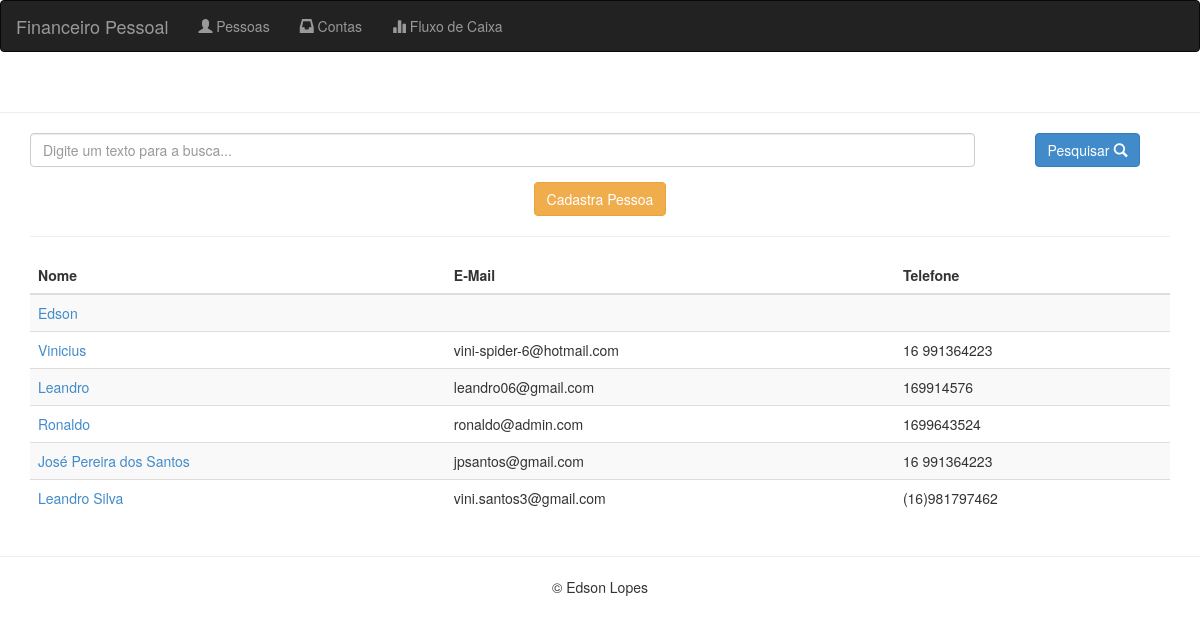
The page /pessoas/ on the database as committed earlier.
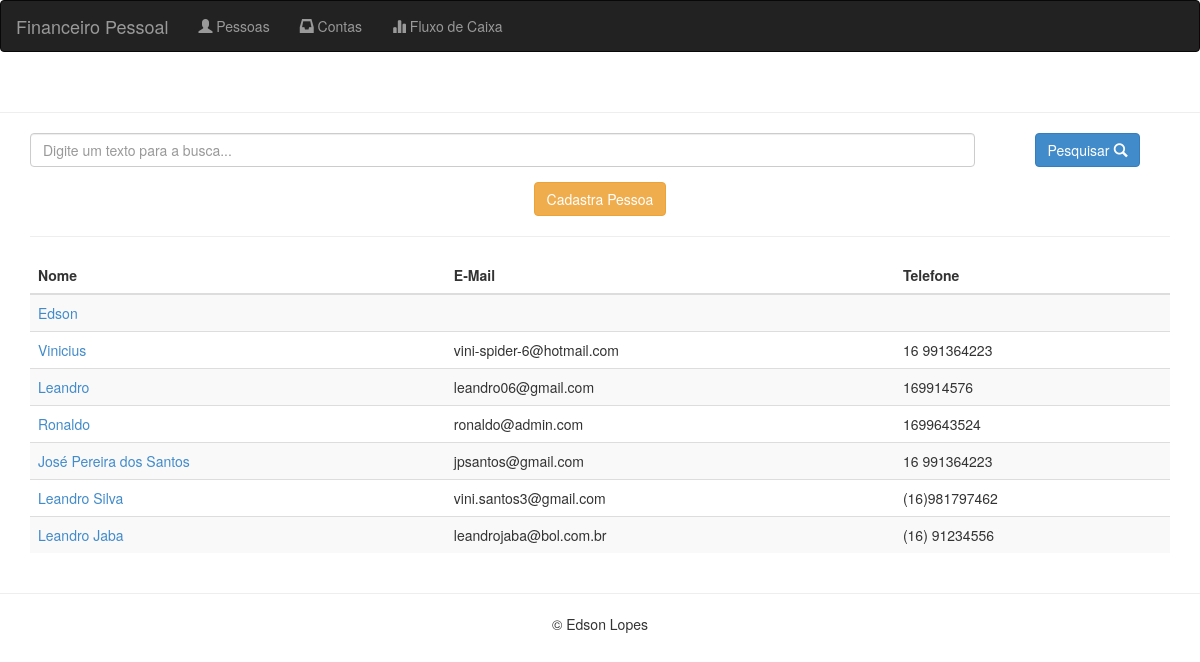
The same page on the database as committed later.
### pessoas/models.py (models this page shows)
class Pessoa(models.Model):
    nome = models.CharField(max_length='100',
        blank=False,
        null=False)
    email = models.CharField(max_length='100',
        blank=True,
        null=True)
    telefone = models.CharField(max_length='20',
        blank=True,
        null=True)
    logradouro = models.CharField(max_length='200',
        blank=True,
        null=True)

### pessoas/views.py (the view)
def pessoaListar(request):
    pessoas = Pessoa.objects.all()[0:10]
    return render(request, 'pessoas/listaPessoas.html', {'pessoas': pessoas})

### core/templates/pessoas/listaPessoas.html (shortened to what this page needs)
{% extends 'base.html' %}
{% block conteudo %}
<div align="center">
  <form role="form" method="POST" action="/pessoas/pesquisar/">{%csrf_token%}
    <div class="form-group">
      <div class="row">
        <div class="col-md-10">
          <input type="text" class="form-control" id="textoBusca" name="textoBusca" value="{{ textoBusca }}" placeholder="Digite um texto para a busca...">
        </div>
        <div class="col-md-2" align="center">
          <button type="submit" class="btn btn-primary">Pesquisar <span class="glyphicon glyphicon-search"></span></button>
        </div>
      </div>
    </div>
  </form>
  <a href="/pessoas/adicionar/" class="btn btn-warning">Cadastra Pessoa</a>
</div>
<hr>
<div class="table-responsive">
      <table class="table table-striped">
        <thead>
          <tr>
            <th>Nome</th>
            <th>E-Mail</th>
            <th>Telefone</th>
          </tr>
        </thead>
        <tbody>
        {% for pessoa in pessoas %}
          <tr>
            <td><a href="/pessoas/editar/{{ pessoa.pk }}"> {{ pessoa.nome }}</a></td>
            <td>{{ pessoa.email }}</td>
            <td>{{ pessoa.telefone }}</td>
          </tr>
        {% endfor %}
        </tbody>
      </table>
</div>
{% endblock conteudo %}

Rows that differ between the two databases and show on the page:
added Pessoa: nome "Leandro Jaba", email "leandrojaba@bol.com.br", telefone "(16) 91234556"
